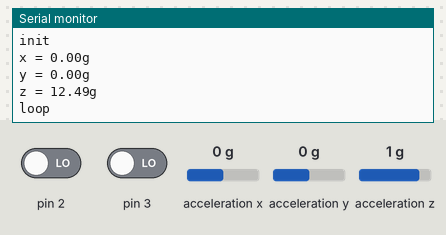
This sketch was run on a simulated Arduino Uno, built with avr-gcc and run on an emulated ATmega328P. Shown: the last lines printed to the serial monitor. Wiring (inferred from the names in the program): ADXL345 accelerometer at I2C address 0x53. The test bench sets the inputs (shaded band); at power-on: acceleration x 0 g, pin 2 LOW, pin 3 LOW, acceleration y 0 g, acceleration z 1 g.

Above: at 1.6 s.
1.7 s: acceleration x set to -1.4 g
9.4 s: pin 2 driven HIGH
13.9 s: pin 3 driven HIGH
21.6 s: acceleration y set to -1.4 g
At 25.3 s:
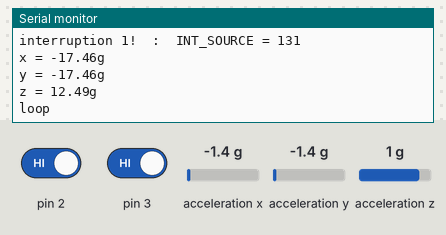
25.5 s: acceleration z set to -1.4 g
At 29.3 s:
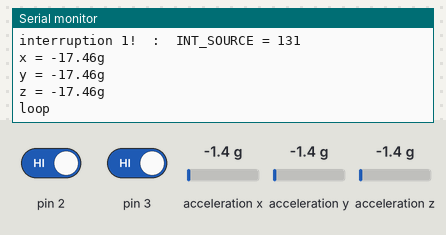

Measured:
- after the input at 21.6 s, the serial monitor: prints a new line after 3.1 s (image 1)
- after the input at 25.5 s, the serial monitor: prints a new line after 2.3 s (image 2)

The sketch:

ADXL375_test.ino
```cpp
#include <Wire.h>
#include <ADXL375.h>

ADXL375 adxl375;

#ifndef cbi
#define cbi(sfr, bit) (_SFR_BYTE(sfr) &=~_BV(bit))
#endif
void setup() {
  // put your setup code here, to run once:
Wire.begin();
#if defined(_AVR_ATmega168_) || defined(_AVR_ATmega8_) || defined(_AVR_ATmega328P_)
cbi(PORTC, 4);
cbi(PORTC, 5);
#else
cbi(PORTD, 0);
cbi(PORTD, 1);
#endif
Serial.begin(9600);

// init ADXL375
 adxl375.configADXL375();
pinMode(2, INPUT);
pinMode(3, INPUT);
  Serial.println("init");
   delay(300);
}

void loop() {
  adxl375.getInterruption();
  adxl375.getAcceleration();
Serial.println("loop");
   delay(3000);
}
```

ADXL375.h
```cpp
/* Library for ADXL375 captor
Created by BARROUE Baptiste, 15/06/2016
*/
#ifndef ADXL375_h
#define ADXL375_h

#include "Arduino.h"
#include <Wire.h>

#define ADXL375_address (0x53)

class ADXL375
{
  public :
  ADXL375();
  void configADXL375();
  void writeTo(byte address, byte val);
  void readFrom(byte address, int num);
  void getAcceleration();
  void getInterruption();
  byte buff[6];


};
#endif
```
